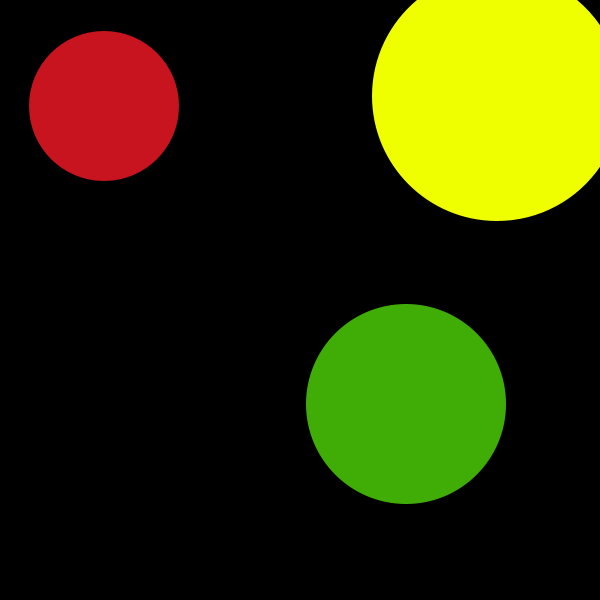
Frame 1 (no input)
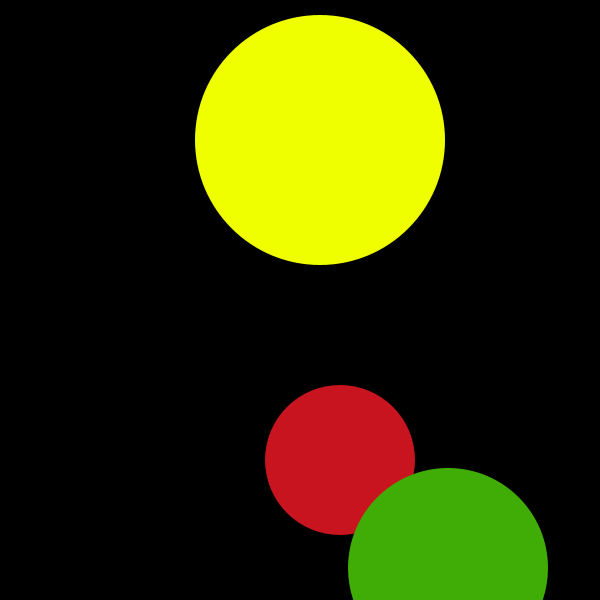
Frame 60 (the mouse pressed at the canvas centre just before this capture)
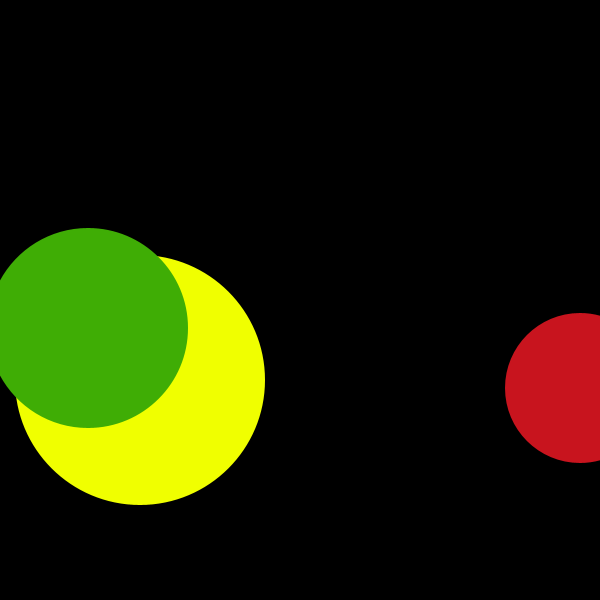
Frame 120 (the mouse held since frame 60 and released just before this capture)

The Processing sketch that drew these frames (run headless with seeded random() and noise(); from frame 60 on, the mouse is pressed at the canvas centre):

// Processing sketch: processing_113149
// ── processing_113149.pde

int circleX = 100;
int circleY = 100;
int speedX = 4;
int speedY = 6;

int circleA = 500;
int circleB = 100;
int speedA = 3;
int speedB = 4;

int circleC = 400;
int circleD = 400;
int speedC = 6;
int speedD = 4;

void setup() {
  size(600, 600);
  frameRate(600);
}


void draw () {
  background(0);

  noStroke();
  fill(200, 20, 30);
  circleX = circleX + speedX;
  circleY = circleY + speedY;
  ellipse(circleX, circleY, 150, 150);

  if (circleX>width) {
    speedX=-speedX;
  }
  if (circleX<=0) {
    speedX=-speedX;
  }
  if (circleY>height) {
    speedY=-speedY;
  }
  if (circleY<=0) {
    speedY=-speedY;
  }
  if (circleX>width) {
    fill (255, 115, 0);
    ellipse(circleX/2, circleY/2, 200, 200);
    fill(162,255,0);
    ellipse(200,200,150,150);
  }
  if (circleX<=0) {
    fill (255, 115, 0);
    ellipse(400, 400, 500, 500);
    fill(25,255,0);
    ellipse(100,100,200,200);
  }
  if (circleX>width) {
    fill (0, 255, 103);
    ellipse(500, 500, 300, 300);
    fill(65,218,239);
    ellipse(400,400,150,150);
  }
  
  if (circleX<=0) {
    fill (0, 255, 103);
    ellipse(60, 60, 100, 100);
    fill(255,181,92);
    ellipse(300, 300, 100, 100);
  }



  noStroke();
  fill(240, 255, 0);
  circleA = circleA - speedA;
  circleB = circleB - speedB;
  ellipse (circleA, circleB, 250, 250);
  if (circleA>width) {
    speedA=-speedA;
  }
  if (circleA<=0) {
    speedA=-speedA;
  }
  if (circleB>height) {
    speedB=-speedB;
  }
  if (circleB<=0) {
    speedB=-speedB;
  }


  if (circleA>width) {
    fill (255, 115, 0);
    ellipse(200, 200, 100, 100);
    ellipse(400,400,100,100);
  }
  if (circleA<=0) {
    fill (255, 115, 0);
    ellipse(100, 100, 100, 100);
    ellipse(150,150,300,300);
  }
  if (circleA>width) {
    fill (0, 49, 255);
    ellipse(500, 500, 100, 100);
    ellipse(240,400,150,150);
  }
  if (circleA<=0) {
    fill (0, 49, 255);
    ellipse(300, 300, 200, 200);
    ellipse(150,500,400,400);
  }





  noStroke();
  fill(63, 173, 5);
  circleC = circleC + speedC;
  circleD = circleD + speedD;
  ellipse(circleC, circleD, 200, 200);
  if (circleC>width) {
    speedC=-speedC;
  }
  if (circleC<=0) {
    speedC=-speedC;
  }
  if (circleD>height) {
    speedD=-speedD;
  }
  if (circleD<=0) {
    speedD=-speedD;
  }

  if (circleC>width) {
    fill (211, 0, 255);
    ellipse(400, 250, 250, 250);
    fill (211, 200, 20);
    ellipse(50, 350, 100, 100);
  }
  if (circleC<=0) {
    fill (56, 255, 0);
    ellipse(500, 450, 200, 200);
    fill(255,236,0);
    ellipse(300,500,250,250);
  }
  if (circleC>width) {
    fill (255, 121, 0);
    ellipse(circleC/3, circleD/3, 100, 100);
    fill(0,231,255);
    ellipse(600,400,600,600);
  }
  if (circleC<=0) {
    fill (0, 255, 103);
    ellipse(400, 500, 500, 500);
    fill(25,0,189);
    ellipse(circleC/2,circleD/2,300,300);
  }
}
